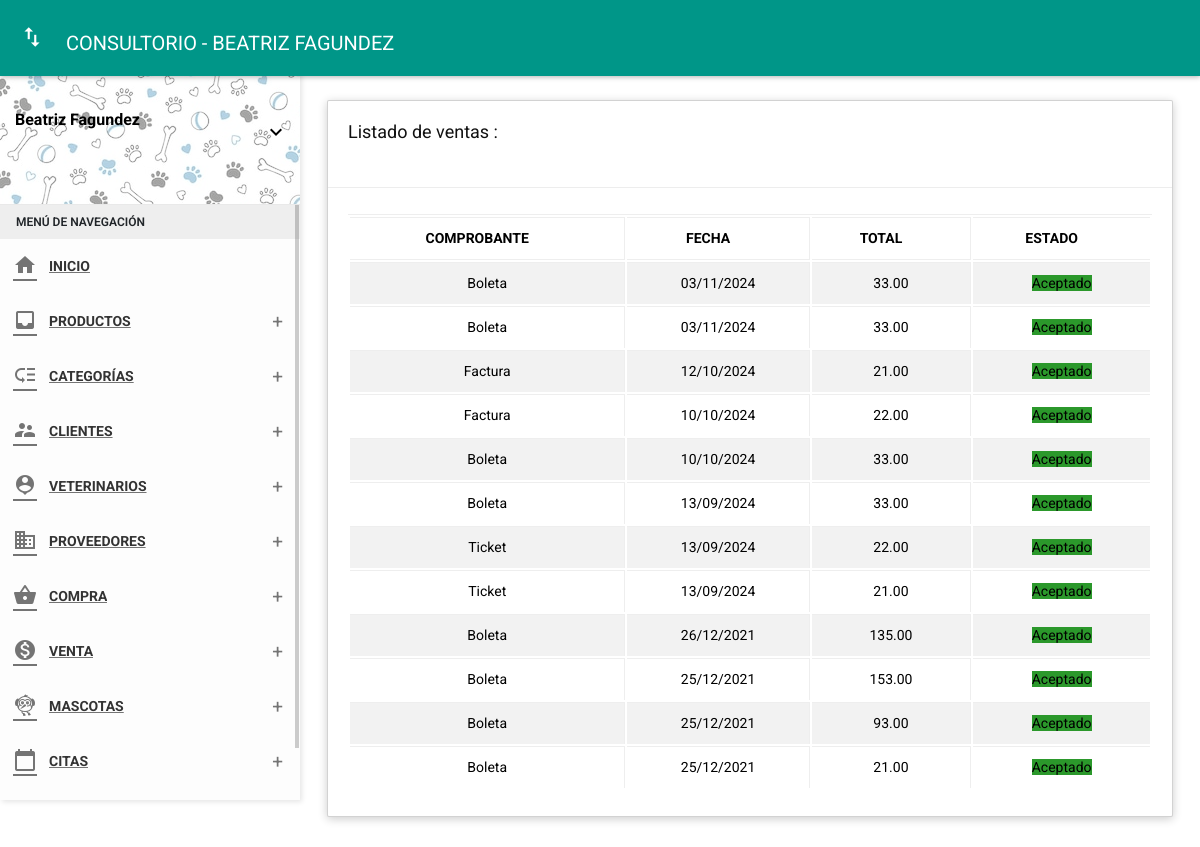
Page /folder/venta.php (signed in) on the earlier database version.
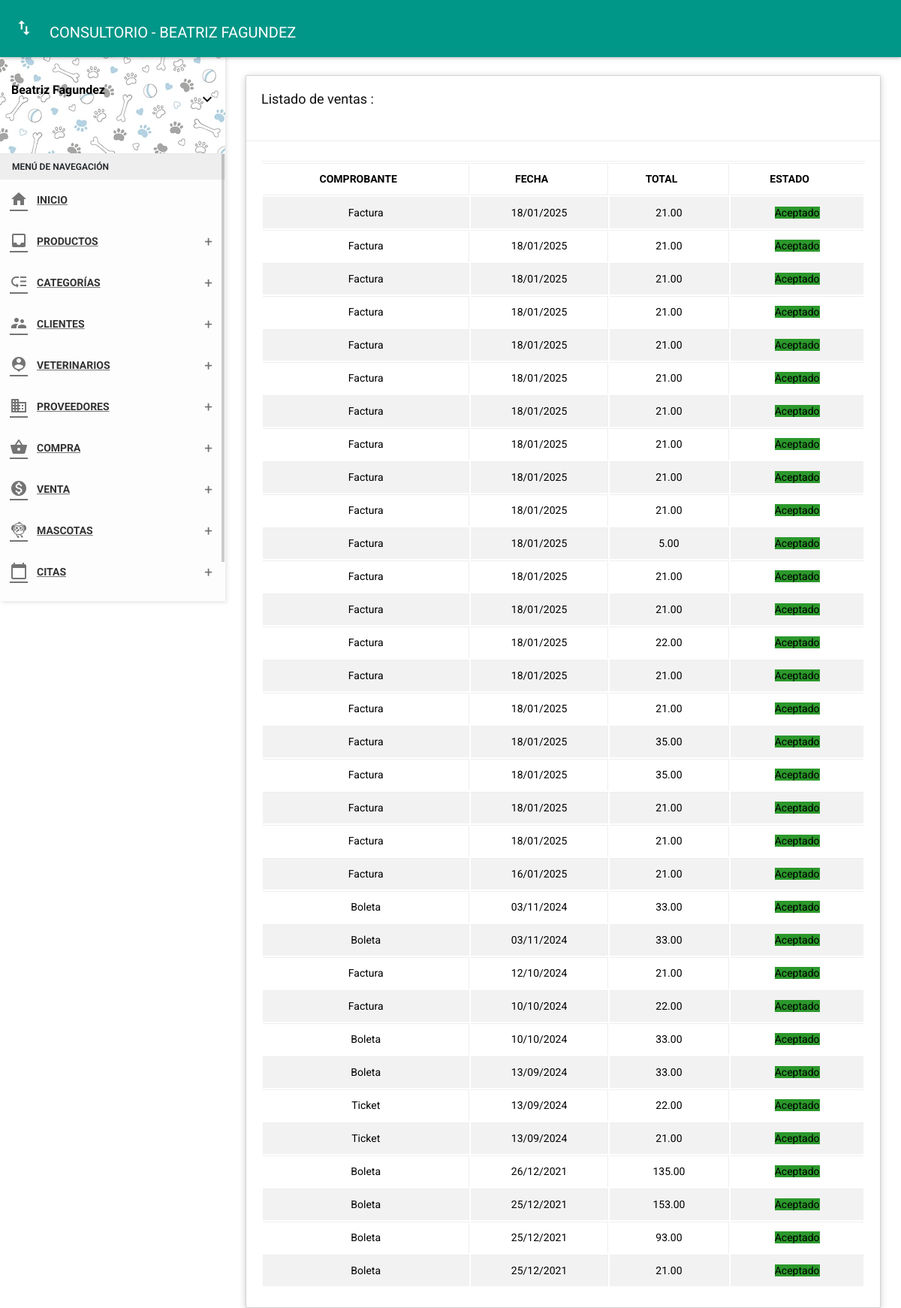
Same page on the later database version.
### tables this page shows
CREATE TABLE `venta` (
  `id_venta` int(11) NOT NULL,
  `fecha` datetime NOT NULL,
  `numfact` int(11) NOT NULL,
  `estado` char(1) NOT NULL,
  `id_due` int(11) NOT NULL,
  `total` decimal(10,2) NOT NULL,
  `tipoc` varchar(25) NOT NULL,
  `tipopa` varchar(25) NOT NULL,
  `numtarj` char(20) NOT NULL,
  `typetarj` varchar(20) NOT NULL,
  `nomtarj` varchar(40) NOT NULL,
  `expmon` char(1) NOT NULL,
  `expyear` char(2) NOT NULL,
  `cvc` char(4) NOT NULL,
  `recibir` decimal(10,2) NOT NULL,
  `cambio` decimal(10,2) NOT NULL
);

### Controller/ventacontrolador.php (called while the page is built, shortened)
<?php
class ventacontrolador{
    function mostrar(){
        require_once '../View/venta/mostrar.php';
    }
    }

### View/venta/mostrar.php (the view, shortened to what this page needs)
<?php include('./../Includes/Head.php'); ?>
<body class="theme-red">
    <nav class="navbar">
        <div class="container-fluid">
            <div class="navbar-header">
                <a href="javascript:void(0);" class="navbar-toggle collapsed" data-toggle="collapse"
                    data-target="#navbar-collapse" aria-expanded="false"></a>
                <a class="navbar-brand" href="../panel-admin/administrador"> CONSULTORIO - BEATRIZ FAGUNDEZ </a>
            </div>
        </div>
    </nav>
    <?php include '../Includes/Sidebar.php'; ?>
    <section class="content">
        <div class="container-fluid">
            <div class="row clearfix">
                <div class="col-lg-12 col-md-12 col-sm-12 col-xs-12">
                    <div class="card">
                        <div class="header">
                            <h2>
                                Listado de ventas :
                            </h2><br>
                        </div>
                        <div class="body">
                            <div class="table-responsive">
                                <?php
                                $contraseña = "";
                                $usuario = "root";
                                $nombre_base_de_datos = "vetdog";
                                try {
                                    $base_de_datos = new PDO('mysql:host=localhost;dbname=' . $nombre_base_de_datos, $usuario, $contraseña);
                                    $base_de_datos->query("set names utf8;");
                                    $base_de_datos->setAttribute(PDO::ATTR_EMULATE_PREPARES, FALSE);
                                    $base_de_datos->setAttribute(PDO::ATTR_ERRMODE, PDO::ERRMODE_EXCEPTION);
                                    $base_de_datos->setAttribute(PDO::ATTR_DEFAULT_FETCH_MODE, PDO::FETCH_OBJ);
                                } catch (Exception $e) {
                                    echo "Ocurrió algo con la base de datos: " . $e->getMessage();
                                }
                                $sentencia = $base_de_datos->query("SELECT fecha, id_venta, estado, total, tipoc FROM venta ORDER BY id_venta DESC;");
                                $ventas = $sentencia->fetchAll(PDO::FETCH_OBJ);
                                ?>
                                <table class="table table-bordered table-striped table-hover dataTable js-exportable">
                                    <thead>
                                        <tr>
                                            <th class="text-center">COMPROBANTE</th>
                                            <th class="text-center">FECHA</th>
                                            <th class="text-center">TOTAL</th>
                                            <th class="text-center">ESTADO</th>
                                        </tr>
                                    </thead>
                                    <tbody>
                                        <?php foreach ($ventas as $venta) { ?>
                                            <tr>
                                                <td class="text-center"><?php echo $venta->tipoc ?></td>
                                                <td class="text-center">
                                                    <?php echo (new DateTime($venta->fecha))->format('d/m/Y'); ?></td>
                                                <td class="text-center"><?php echo $venta->total ?></td>
                                                <td class="text-center">
                                                    <?php if ($venta->estado == 1) { ?>
                                                        <span class="label label-success">Aceptado</span>
                                                    <?php } else { ?>
                                                        <span class="label label-danger">Anulado</span>
                                                    <?php } ?>
                                                </td>
                                            </tr>
                                        <?php } ?>
                                    </tbody>
                                </table>
                            </div>
                        </div>
                    </div>
                </div>
            </div>
        </div>
    </section>
</body>
</html>

### folder/venta.php (shortened to what this page needs)
<?php
require_once '../Controller/ventacontrolador.php';
$objventa=new ventacontrolador();
$op="mostrar";
    if($op=="mostrar")
    $objventa->mostrar();
    elseif ($op=="nuevo")
        $objventa->nuevo();
    elseif ($op=="guardar")
        $objventa->guardar();
    elseif ($op=="editar")
        $objventa->editar();
    elseif($op=="update")
        $objventa->update();
        elseif($op=="insertar")
            $objventa->insertar();
        elseif($op=="recibir")
            $objventa->recibir();
            elseif($op=="eliminar")
                $objventa->eliminar();
?>

### Includes/Head.php (shortened to what this page needs)
<!DOCTYPE html>
<html lang="es-ES">
<head>
    <link href="../assets/plugins/bootstrap/css/bootstrap.css" rel="stylesheet">
    <link href="../assets/plugins/node-waves/waves.css" rel="stylesheet" />
    <link href="../assets/plugins/animate-css/animate.css" rel="stylesheet" />
    <link href="../assets/plugins/jquery-datatable/skin/bootstrap/css/dataTables.bootstrap.css" rel="stylesheet">
    <link href="../css/style.css" rel="stylesheet">
    <link href="../assets/css/fullcalendar.css" rel="stylesheet" />
    <link href="../assets/css/themes/all-themes.css" rel="stylesheet" />
    <link rel="stylesheet" href="../assets/css/swal.css">
</head>

### Includes/Sidebar.php (shortened to what this page needs)
<section>
  <aside id="leftsidebar" class="sidebar">
    <div class="user-info">
      <div class="info-container">
        <div class="name" data-toggle="dropdown" aria-haspopup="true" aria-expanded="false">
          <?php echo ucfirst($_SESSION['name']); ?>
        </div>
        <div class="btn-group user-helper-dropdown">
          <i class="material-icons" data-toggle="dropdown" aria-haspopup="true"
            aria-expanded="true">keyboard_arrow_down</i>
        </div>
      </div>
    </div>
    <div class="menu">
      <ul class="list">
        <li class="header">MENÚ DE NAVEGACIÓN</li>
        <li>
          <a href="../View/panel-admin/administrador">
            <i class="material-icons">home</i>
            <span>INICIO</span>
          </a>
        </li>
        <li>
          <a href="javascript:void(0);" class="menu-toggle">
            <i class="material-icons">inbox</i>
            <span>PRODUCTOS</span>
          </a>
        </li>
        <li>
          <a href="javascript:void(0);" class="menu-toggle">
            <i class="material-icons">low_priority</i>
            <span>CATEGORÍAS</span>
          </a>
        </li>
        <li>
          <a href="javascript:void(0);" class="menu-toggle">
            <i class="material-icons">supervisor_account</i>
            <span>CLIENTES</span>
          </a>
        </li>
        <li>
          <a href="javascript:void(0);" class="menu-toggle">
            <i class="material-icons">person_pin</i>
            <span>VETERINARIOS</span>
          </a>
        </li>
        <li>
          <a href="javascript:void(0);" class="menu-toggle">
            <i class="material-icons">business</i>
            <span>PROVEEDORES</span>
          </a>
        </li>
        <li>
          <a href="javascript:void(0);" class="menu-toggle">
            <i class="material-icons">shopping_basket</i>
            <span>COMPRA</span>
          </a>
        </li>
        <li>
          <a href="javascript:void(0);" class="menu-toggle">
            <i class="material-icons">monetization_on</i>
            <span>VENTA</span>
          </a>
        </li>
        <li>
          <a href="javascript:void(0);" class="menu-toggle">
            <i class="material-icons">flutter_dash</i>
            <span>MASCOTAS</span>
          </a>
        </li>
        <li>
          <a href="javascript:void(0);" class="menu-toggle">
            <i class="material-icons">calendar_today</i>
            <span>CITAS</span>
          </a>
        </li>
        <li>
          <a href="javascript:void(0);" class="menu-toggle">
          </a>
        </li>
    </div>
</section>

### assets/css/themes/all-themes.css (style rules this page uses)
.theme-red .navbar-brand { color: #fff; }

Differences in the rows shown:
added venta: tipoc "Factura", fecha "18/01/2025", total "21.00", estado "Aceptado"
added venta: tipoc "Factura", fecha "18/01/2025", total "21.00", estado "Aceptado"
added venta: tipoc "Factura", fecha "18/01/2025", total "21.00", estado "Aceptado"
added venta: tipoc "Factura", fecha "18/01/2025", total "21.00", estado "Aceptado"
added venta: tipoc "Factura", fecha "18/01/2025", total "21.00", estado "Aceptado"
added venta: tipoc "Factura", fecha "18/01/2025", total "21.00", estado "Aceptado"
added venta: tipoc "Factura", fecha "18/01/2025", total "21.00", estado "Aceptado"
added venta: tipoc "Factura", fecha "18/01/2025", total "21.00", estado "Aceptado"
added venta: tipoc "Factura", fecha "18/01/2025", total "21.00", estado "Aceptado"
added venta: tipoc "Factura", fecha "18/01/2025", total "21.00", estado "Aceptado"
added venta: tipoc "Factura", fecha "18/01/2025", total "5.00", estado "Aceptado"
added venta: tipoc "Factura", fecha "18/01/2025", total "21.00", estado "Aceptado"
added venta: tipoc "Factura", fecha "18/01/2025", total "21.00", estado "Aceptado"
added venta: tipoc "Factura", fecha "18/01/2025", total "22.00", estado "Aceptado"
added venta: tipoc "Factura", fecha "18/01/2025", total "21.00", estado "Aceptado"
added venta: tipoc "Factura", fecha "18/01/2025", total "21.00", estado "Aceptado"
added venta: tipoc "Factura", fecha "18/01/2025", total "35.00", estado "Aceptado"
added venta: tipoc "Factura", fecha "18/01/2025", total "35.00", estado "Aceptado"
added venta: tipoc "Factura", fecha "18/01/2025", total "21.00", estado "Aceptado"
added venta: tipoc "Factura", fecha "18/01/2025", total "21.00", estado "Aceptado"
added venta: tipoc "Factura", fecha "16/01/2025", total "21.00", estado "Aceptado"
